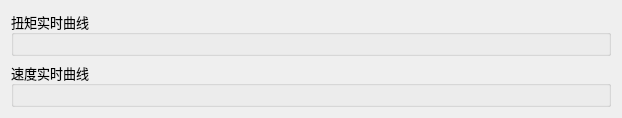
            <widget class="QWidget" name="layoutWidget">
             <layout class="QVBoxLayout" name="verticalLayout">
              <item>
               <widget class="QGroupBox" name="groupBox_13">
                <property name="minimumSize">
                 <size>
                  <width>600</width>
                  <height>0</height>
                 </size>
                </property>
                <property name="font">
                 <font>
                  <family>宋体</family>
                  <pointsize>10</pointsize>
                 </font>
                </property>
                <property name="title">
                 <string>扭矩实时曲线</string>
                </property>
                <layout class="QGridLayout" name="gridLayout_13">
                 <item row="0" column="0">
                  <widget class="QCustomPlot" name="Torque_customPlot" native="true"/>
                 </item>
                </layout>
               </widget>
              </item>
              <item>
               <widget class="QGroupBox" name="groupBox_14">
                <property name="minimumSize">
                 <size>
                  <width>600</width>
                  <height>0</height>
                 </size>
                </property>
                <property name="font">
                 <font>
                  <family>宋体</family>
                  <pointsize>10</pointsize>
                 </font>
                </property>
                <property name="title">
                 <string>速度实时曲线</string>
                </property>
                <layout class="QGridLayout" name="gridLayout_14">
                 <item row="0" column="0">
                  <widget class="QCustomPlot" name="Speed_customPlot" native="true">
                   <property name="font">
                    <font>
                     <family>Times New Roman</family>
                     <pointsize>12</pointsize>
                    </font>
                   </property>
                  </widget>
                 </item>
                </layout>
               </widget>
              </item>
             </layout>
            </widget>
